Frame 1 (no input): blank canvas, image omitted
Frame 60 (no input): blank canvas, image omitted
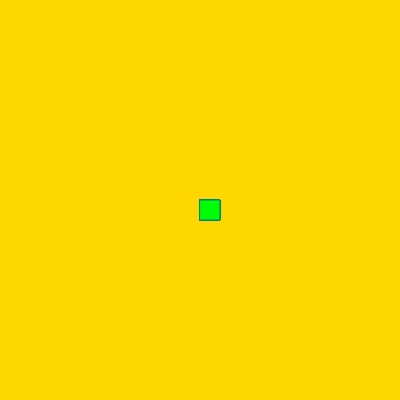
Frame 120 (the mouse pressed at the canvas centre since frame 60)

The p5.js sketch whose frames 1 and 60 were blank and that drew this single picture after the mouse press (run headless with seeded random() and noise() and a simulated clock; from frame 60 on, the mouse is pressed at the canvas centre):

// p5.js sketch
// ── sketch.js
function setup() {
    createCanvas(400, 400);
    background('gold');
  }
  
  function draw() {
    stroke('teal');
    fill('lime');
    
      if(mouseIsPressed) {
        rect(mouseX, mouseY, 20,20);
      }
  }
